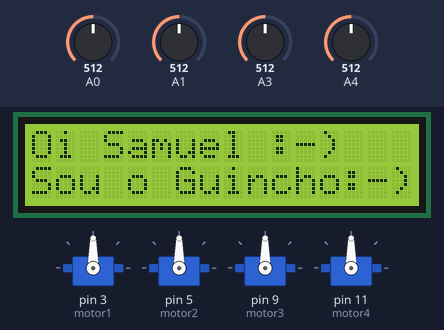
Recording of a sketch running on a simulated Arduino Uno, built with avr-gcc and run on an emulated ATmega328P. Parts: 16×2 character LCD, 4 × servo. Inputs (shaded band) come from the test bench; at power-on: A0 = 512, A1 = 512, A3 = 512, A4 = 512.

Above: at 1.2 s.
1.3 s: A0 set to 716
At 3.6 s:
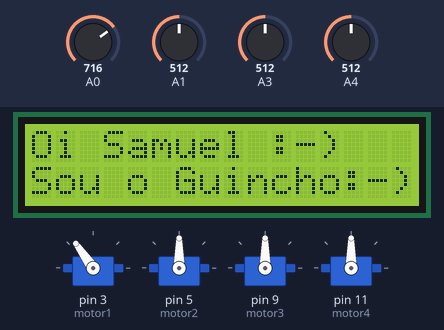
4.3 s: A1 set to 992
At 4.88 s:
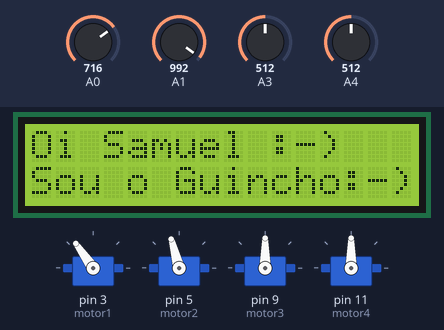
7.2 s: A3 set to 716
At 9.8 s:
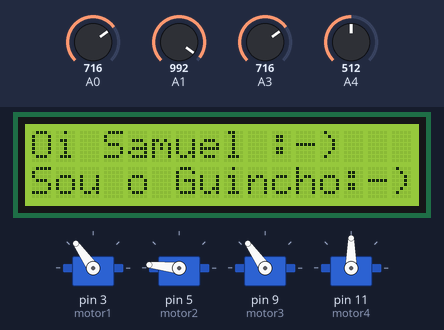
10.2 s: A4 set to 992
At 10.79 s:
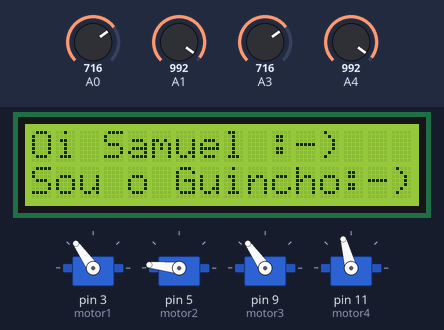
13.1 s: A0 set to 306
At 13.45 s:
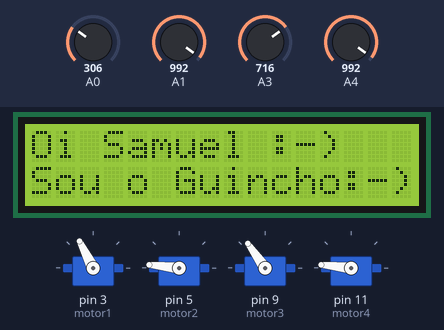
16.1 s: A3 set to 306
At 19.8 s:
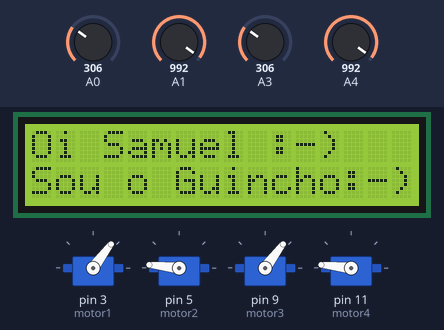
Timing chart, 0 to 20.1 s (numbered marks = the images above; inputs shaded):
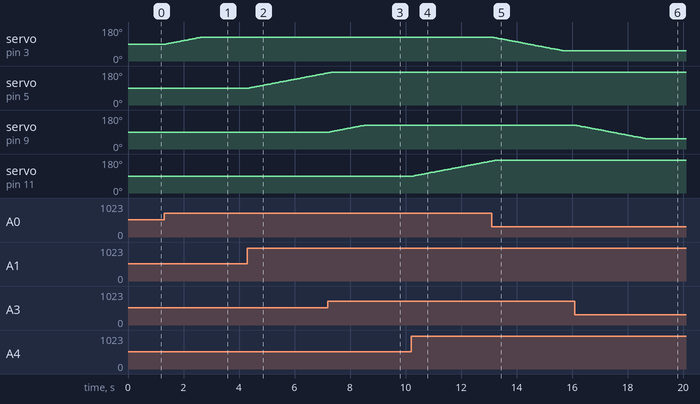

Measured:
- after the input at 1.3 s, servo on pin 3 (motor1): moves from 90° to 125° over 1.2 s, starting after 0.08 s
- after the input at 4.3 s, servo on pin 5 (motor2): moves from 90° to 170° over 2.8 s, starting after 0.07 s
- after the input at 7.2 s, servo on pin 9 (motor3): moves from 90° to 125° over 1.2 s, starting after 0.06 s
- after the input at 10.2 s, servo on pin 11 (motor4): moves from 90° to 169° over 2.8 s, starting after 0.09 s
- after the input at 13.1 s, servo on pin 3 (motor1): moves from 125° to 53° over 2.5 s, starting after 0.08 s
- after the input at 16.1 s, servo on pin 9 (motor3): moves from 125° to 53° over 2.5 s, starting after 0.07 s

The sketch:

sketch_TESTE_servomotor.ino
```cpp
// bibliotecas

#include <VarSpeedServo.h>
#include <LiquidCrystal_I2C.h>
#include <IRremote.h>

// criação de objetos

VarSpeedServo motor1;
VarSpeedServo motor2;
VarSpeedServo motor3;
VarSpeedServo motor4;
LiquidCrystal_I2C lcd(0x27,16,2);

void setup() {
Serial.begin(9600);
lcd.init();
motor1.attach(3);
motor2.attach(5);
motor3.attach(9);
motor4.attach(11);
}

void loop() {

int angulo1 = analogRead(0);
int angulo2 = analogRead(1);
int angulo3 = analogRead(3);
int angulo4 = analogRead(4);

angulo1 = map(angulo1, 0, 1023, 0, 180);
angulo2 = map(angulo2, 0, 1023, 0, 180);
angulo3 = map(angulo3, 0, 1023, 0, 180);
angulo4 = map(angulo4, 0, 1023, 0, 180);

lcd.setBacklight(HIGH);
lcd.clear();
lcd.setCursor(0,0);
lcd.print("Oi Samuel :-)");
lcd.setCursor(0,1);
lcd.print("Sou o Guincho:-)");

motor1.slowmove(angulo1,30);

motor2.slowmove(angulo2,30);

motor3.slowmove(angulo3,30);

motor4.slowmove(angulo4,30);
  }
```
